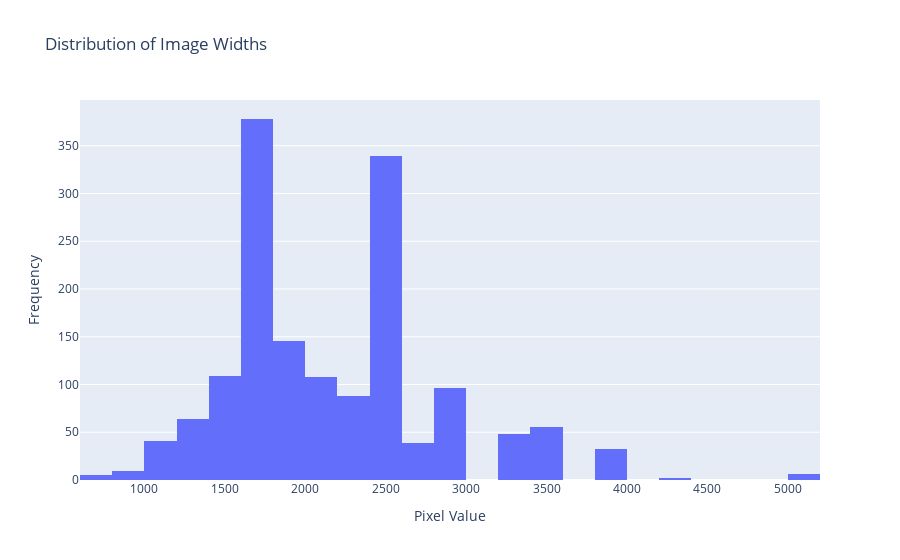

Notebook code cell kept with this figure:
### Code cell
# visulize the distribution of image size on the train images
def get_image_sizes(image_folder): # the function read the image size
    sizes = []
    for file_name in os.listdir(image_folder):
        if file_name.endswith(('.jpg', '.jpeg', '.png')):
            with Image.open(os.path.join(image_folder, file_name)) as img:
                sizes.append(img.size)
    return sizes

# Get sizes from training images
image_sizes = get_image_sizes('eye_disease_detection_dataset/archive/ODIR-5K/ODIR-5K/Testing Images')
sizes_df = pd.DataFrame(image_sizes, columns=['Width', 'Height'])

# Plot image sizes distribution
fig = px.histogram(sizes_df, x='Width', nbins=30, title='Distribution of Image Widths')
fig.add_trace(px.histogram(sizes_df, x='Height', nbins=30).data[0])
fig.update_layout(xaxis_title='Pixel Value', yaxis_title='Frequency', barmode='overlay')
fig.show()
# images have difrent size

### Figure 1 — Plotly figure (JSON) as saved in the notebook; plotly's stock layout.template omitted (floating-point values rounded to 4 significant figures; data arrays with more than 128 entries replaced by an {"elided": "..."} marker saying what was removed)
{"data": [{"alignmentgroup": "True", "bingroup": "x", "hovertemplate": "Width=%{x}<br>count=%{y}<extra></extra>", "legendgroup": "", "marker": {"color": "#636efa", "pattern": {"shape": ""}}, "name": "", "nbinsx": 30, "offsetgroup": "", "orientation": "v", "showlegend": false, "type": "histogram", "x": {"elided": "1000 int values"}, "xaxis": "x", "yaxis": "y"}, {"alignmentgroup": "True", "bingroup": "x", "hovertemplate": "Height=%{x}<br>count=%{y}<extra></extra>", "legendgroup": "", "marker": {"color": "#636efa", "pattern": {"shape": ""}}, "name": "", "nbinsx": 30, "offsetgroup": "", "orientation": "v", "showlegend": false, "type": "histogram", "x": {"elided": "1000 int values"}, "xaxis": "x", "yaxis": "y"}], "layout": {"barmode": "overlay", "legend": {"tracegroupgap": 0}, "title": {"text": "Distribution of Image Widths"}, "xaxis": {"anchor": "y", "domain": [0, 1], "title": {"text": "Pixel Value"}}, "yaxis": {"anchor": "x", "domain": [0, 1], "title": {"text": "Frequency"}}}}
